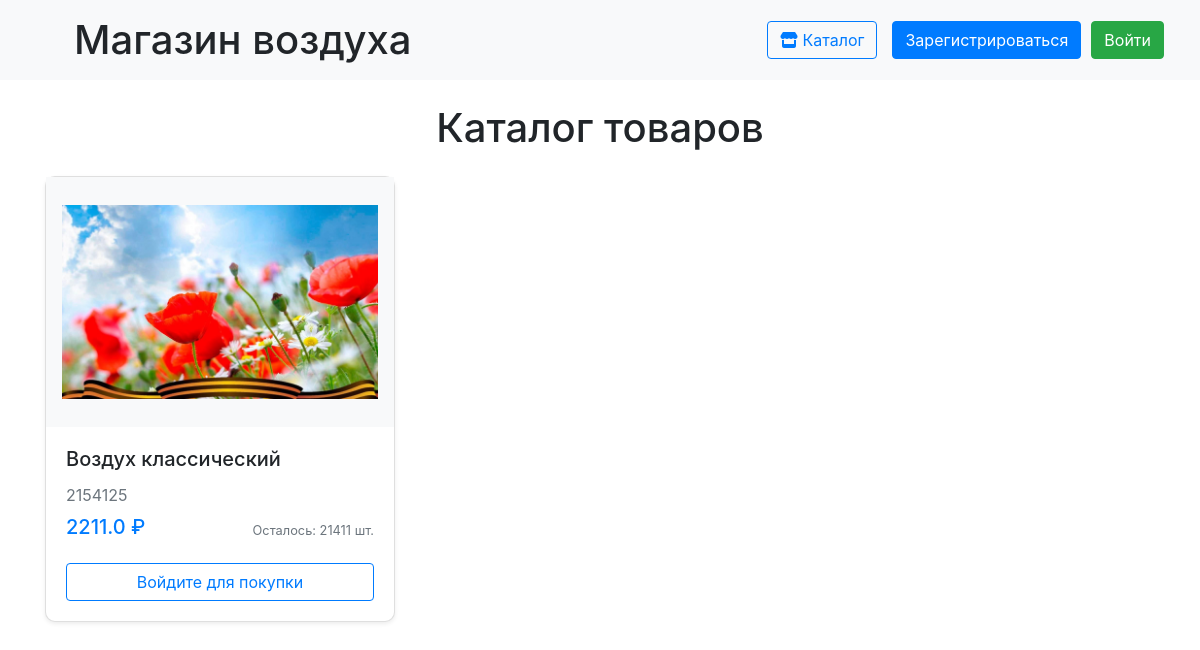
The page / on the database its author committed.
### data/products.py (models this page shows)
class Product(SqlAlchemyBase):
    __tablename__ = 'products'
    id = sa.Column(sa.Integer, primary_key=True, autoincrement=True)
    title = sa.Column(sa.String, nullable=False)
    description = sa.Column(sa.Text)
    price = sa.Column(sa.Float, nullable=False)
    quantity = sa.Column(sa.Integer, default=0)
    image_url = sa.Column(sa.String)
    category = sa.Column(sa.String)
    created_at = sa.Column(sa.DateTime, default=sa.func.now())
    is_available = sa.Column(sa.Boolean, default=True)

### main.py (the view)
@app.route('/')
def index():
    db_sess = db_session.create_session()
    products = db_sess.query(Product).filter(Product.is_available == True).all()
    return render_template("index.html", products=products)

### data/db_session.py (called while the page is built)
def create_session() -> Session:
    global __factory
    return __factory()

### templates/index.html (shortened to what this page needs)
{% extends "base.html" %}
{% block content %}
<div class="container py-4">
    <h1 class="text-center mb-4">Каталог товаров</h1>
    <div class="row">
        {% for product in products %}
        <div class="col-lg-4 col-md-6 mb-4">
            <div class="card h-100 shadow-sm">
                <div class="product-image-container">
                    {% if product.image_url %}
                    <img src="{{ url_for('static', filename=product.image_url) }}"
                         class="card-img-top img-fluid p-3"
                         alt="{{ product.title }}"
                         style="max-height: 250px; object-fit: contain;">
                    {% else %}
                    <div class="no-image-placeholder d-flex align-items-center justify-content-center">
                        <i class="fas fa-image fa-5x text-muted"></i>
                    </div>
                    {% endif %}
                </div>
                <div class="card-body d-flex flex-column">
                    <h5 class="card-title">{{ product.title }}</h5>
                    {% if product.description %}
                    <p class="card-text text-muted mb-2">{{ product.description|truncate(100) }}</p>
                    {% endif %}
                    <div class="mt-auto">
                        <div class="d-flex justify-content-between align-items-center mb-3">
                            <span class="h5 text-primary">{{ product.price }} ₽</span>
                            <small class="text-muted">Осталось: {{ product.quantity }} шт.</small>
                        </div>
                        {% if current_user.is_authenticated %}
                        <form action="{{ url_for('buy', product_id=product.id) }}" method="POST">
                            <div class="input-group">
                                <input type="number" name="quantity" value="1" min="1"
                                       max="{{ product.quantity }}" class="form-control">
                                <button class="btn btn-success" {% if product.quantity < 1 %}disabled{% endif %}>
                                    <i class="fas fa-shopping-cart"></i> Купить
                                </button>
                            </div>
                        </form>
                        {% else %}
                        <a href="{{ url_for('login') }}" class="btn btn-outline-primary btn-block">
                            Войдите для покупки
                        </a>
                        {% endif %}
                    </div>
                </div>
            </div>
        </div>
        {% endfor %}
    </div>
</div>
{% endblock %}

### templates/index.html (style rules this page uses)
.product-image-container { height: 250px; display: flex; align-items: center; justify-content: center; background-color: #f8f9fa; overflow: hidden; }
.card { transition: transform 0.2s; border-radius: 10px; }

### rows shown on the page
Product: image_url (picture), title "Воздух классический", description "2154125", price "2211.0", quantity "21411"
